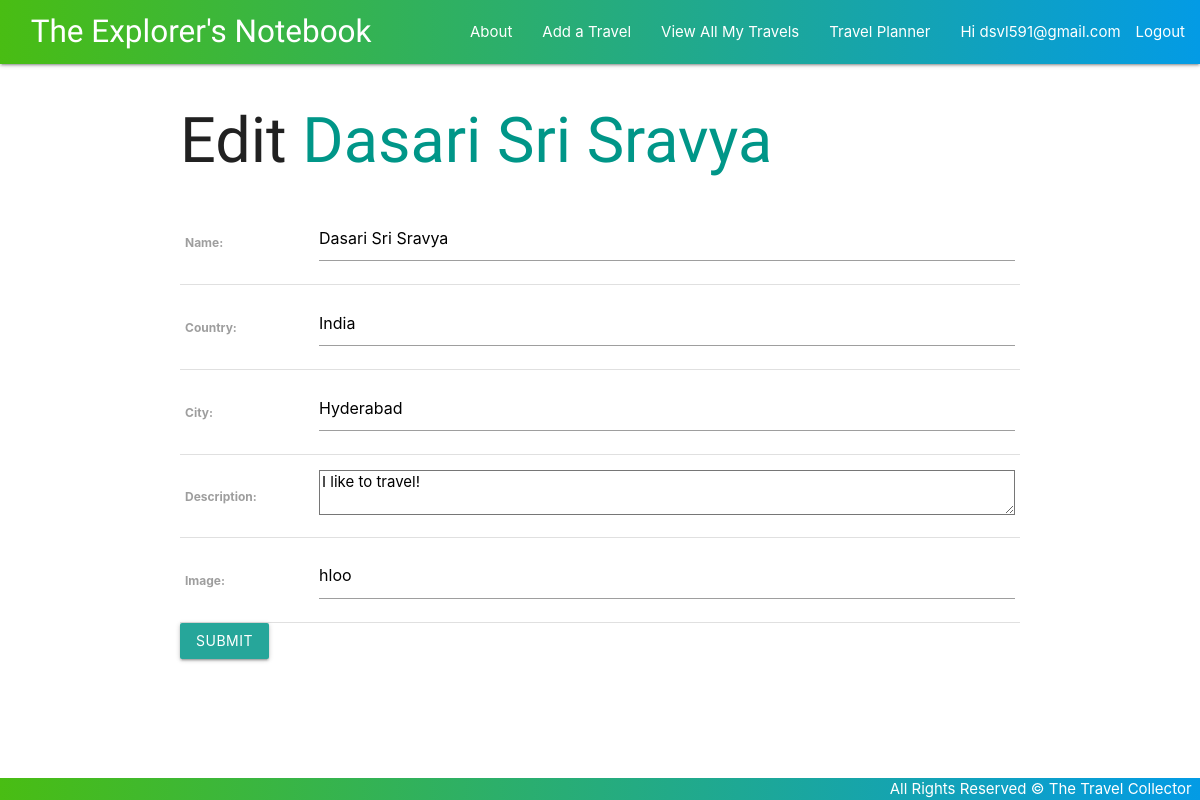
/travels/2/update/ (signed in), run on the app's committed database.
### main_app/models.py (models this page shows, shortened)
class Travel(models.Model):
    name = models.CharField(max_length=100)
    country = models.CharField(max_length=100)
    city = models.CharField(max_length=100)
    description = models.TextField(max_length=250)
    image = models.CharField(default=None, blank=True, null=True, max_length=2000)
    checklists = models.ManyToManyField(Checklist)
    user = models.ForeignKey(User, on_delete=models.CASCADE)

### main_app/views.py (the view)
# urls.py: path('travels/<int:pk>/update/', views.TravelUpdate.as_view(), name='travels_update'),
class TravelUpdate(LoginRequiredMixin, UpdateView):
    model = Travel
    fields = ['name', 'country', 'city', 'description', 'image']

### main_app/templates/main_app/travel_form.html (shortened to what this page needs)
{% extends 'base.html' %}
{% block content %}
{% if object %}
    <h1>Edit <span class="teal-text">{{object.name}}</span></h1>
{% else %}
    <h1>Add a Travel</h1>
{% endif %}
    <form action="" method="post">
        <table class="">
            {{ form.as_table }}
        </table>
        <input type="submit" value="submit" class="btn">
    </form>
{% endblock %}

### main_app/templates/base.html (shortened to what this page needs)
{% load static %}
<!DOCTYPE html>
<html lang="en">
<head>
    <link rel="stylesheet" href="https://cdnjs.cloudflare.com/ajax/libs/materialize/1.0.0/css/materialize.min.css">
    <link rel="stylesheet" href="{% static '/css/style.css' %}">
</head>
<body>
    <header>
    <div class="navbar-fixed">
        <nav>
            <div class="nav-wrapper">
                <a href="{% url 'home' %}" class="left brand-logo"> &nbsp; &nbsp; The Explorer's Notebook</a>
                <ul class="right hide-on-med-and-down">
                    <li><a href="{% url 'about' %}"> About </a></li>
                    {% if user.is_authenticated %}
                    <li><a href="{% url 'travels_create' %}"> Add a Travel </a></li>
                    <li><a href="{% url 'index' %}"> View All My Travels </a></li>
                    <li><a class="dropdown-trigger" href="#!" data-target="dropdown1">Travel Planner</a></li>
                    <li>Hi {{ user.username }}</li>
                    <li><a href="{% url 'logout' %}"> Logout </a> </li>
                    {% else %}
                    <li><a href="{% url 'signup' %}">Signup</a></li>
                    <li><a href="{% url 'login' %}">Login</a></li>
                    {% endif %}
                </ul>
            </div>
        </nav>
    </div>
    </header>
    <main class="container">
        {% block content %}
        {% endblock %}
    </main>
    <footer class="page-footer custom-footer">
        <div class="right">
            All Rights Reserved &copy; The Travel Collector &nbsp;
        </div>
    </footer>
</body>
</html>

### main_app/static/css/style.css (style rules this page uses)
body { display: flex; min-height: 100vh; flex-direction: column; }
h1, .brand-logo { font-family: 'Style Script', cursive; }
nav .nav-wrapper { background: linear-gradient(90deg, #49bd13 0%, #039be5 100%); }
main { flex: 1 0 auto; }
footer.page-footer { padding-top: 0; text-align: right; background: linear-gradient(90deg, #49bd13 0%, #039be5 100%); }
a { color: #26a69a; }

### data on the page
Travel: name "Dasari Sri Sravya", country "India", city "Hyderabad", description "I like to travel!", image "hloo"

### other printed values
{{ user.username }} "dsvl591@gmail.com"
